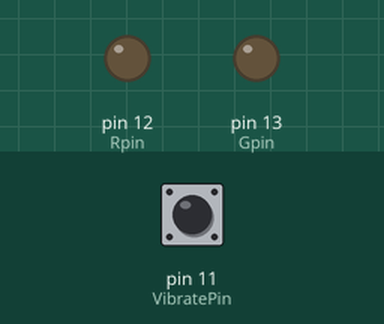
Bench run of a program on a simulated Raspberry Pi (header pin numbers). Shown: output pins drawn as LEDs (lit = HIGH). Dashed ring = blinking. The test bench sets the inputs (shaded band); at power-on: pin 11 (VibratePin) HIGH.

Above: at 1.2 s.
1.3 s: pin 11 (VibratePin) pulled LOW for 1 s
At 3.1 s:
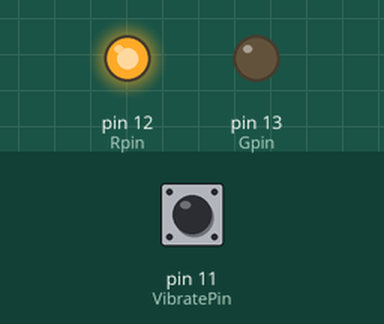
4.3 s: pin 11 (VibratePin) pulled LOW for 3.2 s
At 4.55 s:
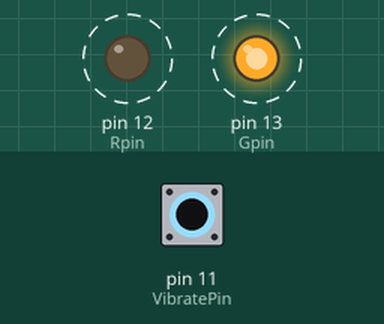
Timing chart, 0 to 8.9 s (numbered marks = the images above; inputs shaded):
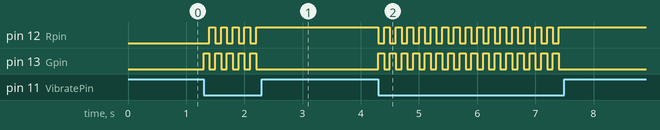

The program:

08_vibration_switch.py
```python
#!/usr/bin/env python3
import RPi.GPIO as GPIO
import time

VibratePin = 11
Gpin   = 13
Rpin   = 12

tmp = 0

def setup():
	GPIO.setmode(GPIO.BOARD)       # Numbers GPIOs by physical location
	GPIO.setup(Gpin, GPIO.OUT)     # Set Green Led Pin mode to output
	GPIO.setup(Rpin, GPIO.OUT)     # Set Red Led Pin mode to output
	GPIO.setup(VibratePin, GPIO.IN, pull_up_down=GPIO.PUD_UP)    # Set BtnPin's mode is input, and pull up to high level(3.3V)

def Led(x):
	if x == 0:
		GPIO.output(Rpin, 1)
		GPIO.output(Gpin, 0)
	if x == 1:
		GPIO.output(Rpin, 0)
		GPIO.output(Gpin, 1)

def loop():
	state = 0
	while True:
		if GPIO.input(VibratePin)==0:
			state = state + 1
			if state > 1:
				state = 0
			Led(state)
			time.sleep(0.1)

def destroy():
	GPIO.output(Gpin, GPIO.HIGH)       # Green led off
	GPIO.output(Rpin, GPIO.HIGH)       # Red led off
	GPIO.cleanup()                     # Release resource

if __name__ == '__main__':     # Program start from here
	setup()
	try:
		loop()
	except KeyboardInterrupt:  # When 'Ctrl+C' is pressed, the child program destroy() will be  executed.
		destroy()
```

Measured:
- after the input at 1.3 s, pin 12 (Rpin): alternates HIGH for 0.10 s and LOW for 0.10 s, 9 changes in all, then stays HIGH, starting after 0.10 s; pin 13 (Gpin): alternates HIGH for 0.10 s and LOW for 0.10 s, 10 changes in all, then stays LOW, starting at once
- after the input at 4.3 s, pin 12 (Rpin): alternates HIGH for 0.10 s and LOW for 0.10 s, 32 changes in all, then stays HIGH, starting at once; pin 13 (Gpin): alternates HIGH for 0.10 s and LOW for 0.10 s, 32 changes in all, then stays LOW, starting at once
